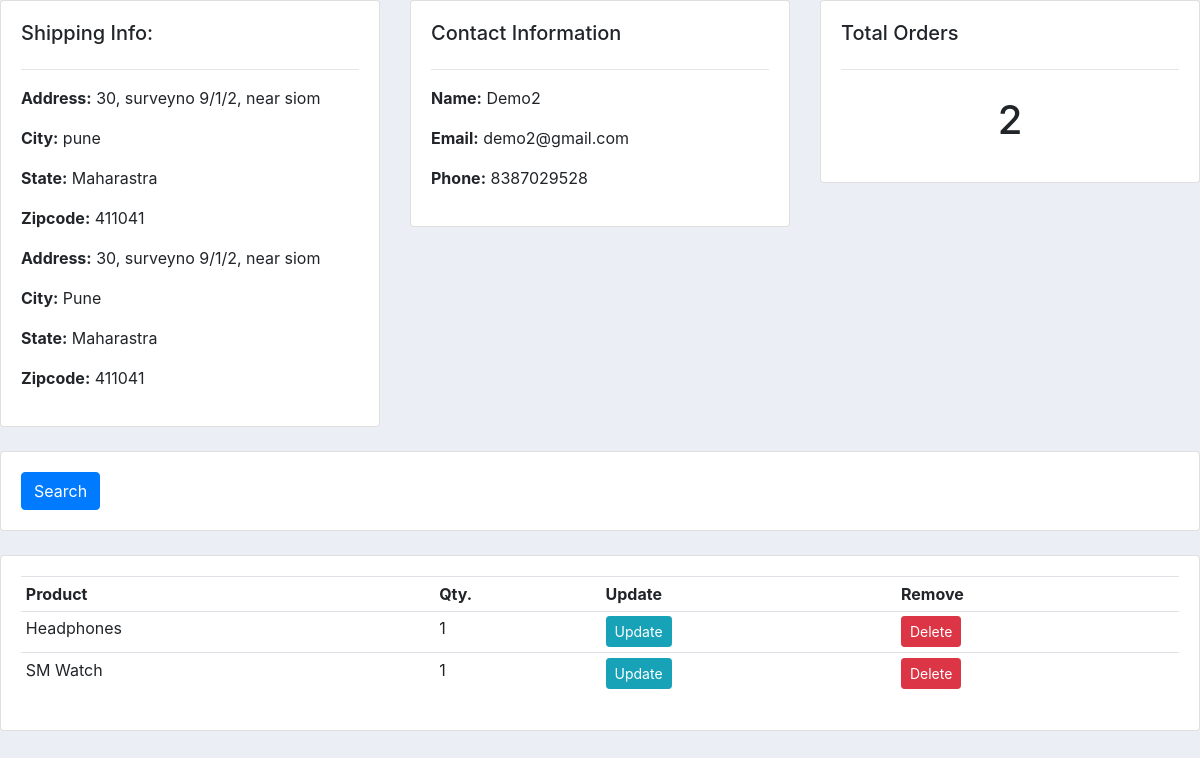
The page /customer/7/ (signed in) on the database its author committed.
### store/models.py (models this page shows, shortened)
class ShippingAddress(models.Model):
	customer = models.ForeignKey(Customer, on_delete=models.SET_NULL, null=True)
	order = models.ForeignKey(Order, on_delete=models.SET_NULL, null=True)
	address = models.CharField(max_length=200, null=False)
	city = models.CharField(max_length=200, null=False)
	state = models.CharField(max_length=200, null=False)
	zipcode = models.CharField(max_length=200, null=False)
	date_added = models.DateTimeField(auto_now_add=True)

class Customer(models.Model):
	user = models.OneToOneField(
		User, null=True, blank=True, on_delete=models.CASCADE)
	name = models.CharField(max_length=50, null=True)
	phone = models.CharField(max_length= 200, null = True)
	email = models.CharField(max_length=100)

class OrderItem(models.Model):
	customer = models.ForeignKey(
		Customer, on_delete=models.SET_NULL, null=True, blank=True)
	product = models.ForeignKey(
		Product, on_delete=models.SET_NULL, null=True, blank=True)
	order = models.ForeignKey(
		Order, on_delete=models.SET_NULL, null=True, blank=True)
	quantity = models.IntegerField(default=0, null=True, blank=False)
	date_added = models.DateTimeField(auto_now_add=True)

class Product(models.Model):
	name = models.CharField(max_length=200, null=True)
	price = models.FloatField()
	digital = models.BooleanField(default=False, null=True, blank=False)
	image = models.ImageField(null=True, blank=True)
	def __str__(self):
		return self.name

### store/decorators.py (the view)
    def wrapper_func(request, *args, **kwargs):
        group = None
        if request.user.groups.exists():
            group = request.user.groups.all()[0].name
        if group == 'admin':
            return view_func(request, *args, **kwargs)
        if group != 'admin':
            return redirect('store')

### store/views.py (called while the page is built)
@login_required(login_url='login')
@admin_only
def customer(request, pk):
	customer = Customer.objects.get(id=pk)
	orders = customer.orderitem_set.all()
	shippinginfo = customer.shippingaddress_set.all()
	total_order = orders.count()
	context = {'customer': customer, 'orders': orders, 'total_order':total_order, 'shippinginfo': shippinginfo}
	return render(request, 'store/customer.html', context)

### store/templates/store/customer.html (shortened to what this page needs)
{% load static %}
<!DOCTYPE html>
<html>
    <head>
        <link rel="stylesheet" href="https://stackpath.bootstrapcdn.com/bootstrap/4.3.1/css/bootstrap.min.css">
        <link rel="stylesheet" type="text/css" href="{% static 'css/dashboard.css' %}">
    </head>
<body>
    <div class="row">
        <div class="col-md">
            <div class="card card-body">
                <h5>Shipping Info: </h5>
                <hr>
                {% for i in shippinginfo %}
                    <p><b>Address:</b>  {{i.address}}</p>
                    <p><b>City:</b>  {{i.city}}</p>
                    <p><b>State:</b>  {{i.state}}</p>
                    <p><b>Zipcode:</b>  {{i.zipcode}}</p>
                {% endfor %}
            </div>
        </div>
        <div class="col-md">
            <div class="card card-body">
                <h5>Contact Information</h5>
                <hr>
                <p><b>Name:</b>  {{customer.name}}</p>
                <p><b>Email:</b>  {{customer.email}}</p>
                <p><b>Phone:</b>  {{customer.phone}}</p>
            </div>
        </div>
        <div class="col-md">
            <div class="card card-body">
                <h5>Total Orders</h5>
                <hr>
                <h1 style="text-align: center;padding: 10px">{{total_order}}</h1>
            </div>
        </div>
    </div>
    <br>
    <div class="row">
        <div class="col">
            <div class="card card-body">
                <form method="get">
                <button class="btn btn-primary" type="submit">Search</button>
            </form>
            </div>
        </div>
    </div>
    <br>
    <div class="row">
        <div class="col-md">
            <div class="card card-body">
                <table class="table table-sm">
                    <tr>
                        <th>Product</th>
                        <th>Qty.</th>
                        <th>Update</th>
                        <th>Remove</th>
                    </tr>
                    {% for i in orders %}
                        <tr>
                            <td>{{i.product}}</td>
                            <td>{{i.quantity}}</td>
                            <td><a class="btn btn-sm btn-info" href="">Update</a></td>
                            <td><a class="btn btn-sm btn-danger" href="">Delete</a></td>
                        </tr>
                    {% endfor %}
                </table>
            </div>
        </div>
    </div>
</body>
</html>

### static/css/dashboard.css (style rules this page uses)
body { background-color: #ebeff5; }

### rows shown on the page
ShippingAddress: address "30, surveyno 9/1/2, near siom", city "pune", state "Maharastra", zipcode "411041"
ShippingAddress: address "30, surveyno 9/1/2, near siom", city "Pune", state "Maharastra", zipcode "411041"
Customer: name "Demo2", email "demo2@gmail.com", phone "8387029528"
OrderItem: product "Headphones", quantity "1"
OrderItem: product "SM Watch", quantity "1"

### other values the page prints
{{ total_order }} "2"
